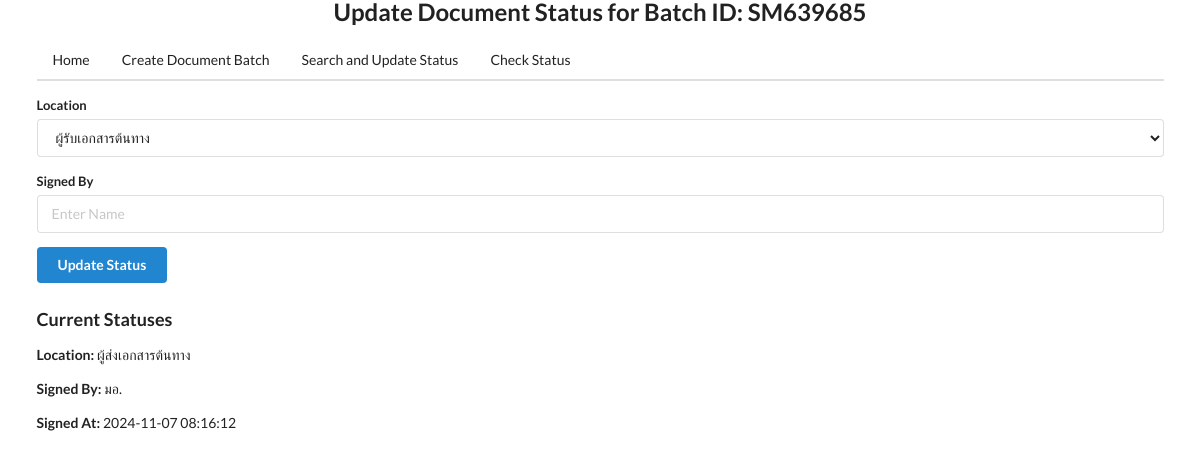
The app's page /update_status/SM639685 with its own data.
### models.py (models this page shows)
class DocumentStatus(db.Model):
    __tablename__ = 'document_status'
    id = db.Column(db.Integer, primary_key=True)
    batch_id = db.Column(db.String(50), db.ForeignKey('document_batch.batch_id'), nullable=False)
    location = db.Column(db.String(50), nullable=False)  # เช่น "ผู้ส่งเอกสารต้นทาง"
    signed_by = db.Column(db.String(100), nullable=True)  # ผู้ลงชื่อ
    signed_at = db.Column(db.DateTime, nullable=True)  # วันที่และเวลาที่ลงชื่อ

### app.py (the view, shortened to what this page needs)
@app.route('/update_status/<batch_id>', methods=['GET', 'POST'])
def update_status(batch_id):
    batch = DocumentBatch.query.get_or_404(batch_id)
    return render_template('update_status.html', batch=batch)

### templates/update_status.html (shortened to what this page needs)
<!DOCTYPE html>
<html lang="en">
<head>
    <link rel="stylesheet" href="https://cdnjs.cloudflare.com/ajax/libs/semantic-ui/2.4.1/semantic.min.css">
</head>
<body>
    <div class="ui container">
        <h2 class="ui center aligned header">Update Document Status for Batch ID: {{ batch.batch_id }}</h2>
        {% include 'menu.html' %}
        <form class="ui form" method="POST">
            <div class="field">
                <label>Location</label>
                <select name="location" required>
                    <option value="ผู้รับเอกสารต้นทาง">ผู้รับเอกสารต้นทาง</option>
                </select>
            </div>
            <div class="field">
                <label>Signed By</label>
                <input type="text" name="signed_by" placeholder="Enter Name" required>
            </div>
            <button class="ui button primary" type="submit">Update Status</button>
        </form>
        <h3>Current Statuses</h3>
        <div class="ui relaxed divided list">
            {% for status in batch.statuses %}
                <div class="item">
                    <div class="content">
                        <p><strong>Location:</strong> {{ status.location }}</p>
                        <p><strong>Signed By:</strong> {{ status.signed_by }}</p>
                        <p><strong>Signed At:</strong> {{ status.signed_at.strftime('%Y-%m-%d %H:%M:%S') if status.signed_at else 'N/A' }}</p>
                    </div>
                </div>
            {% endfor %}
        </div>
    </div>
</body>
</html>

### records on screen
DocumentStatus: location "ผู้ส่งเอกสารต้นทาง", signed_by "มอ.", signed_at "2024-11-07 08:16:12"
